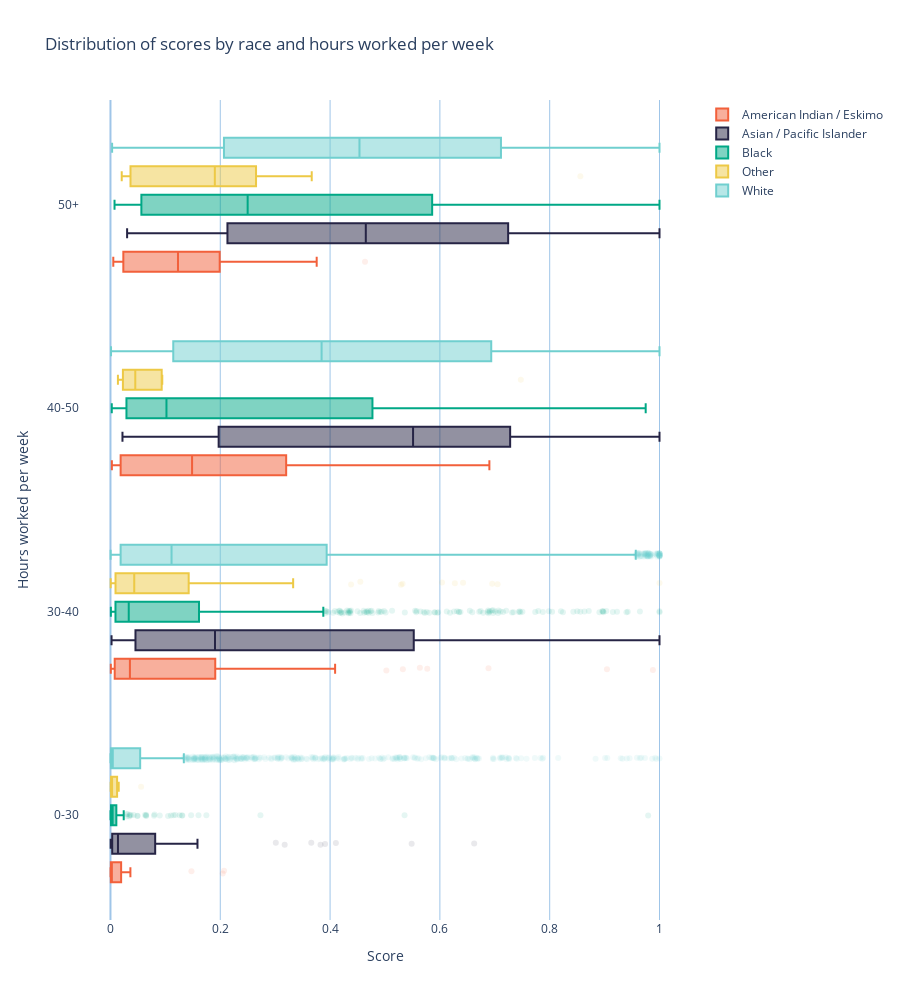

Notebook code for this chart:
### Code cell
fig_cdp_by_race = group_box_plots(
    test_prob,
    test.race.map(race_names),
    groups=test_hpw_enum,
    group_names=["0-30", "30-40", "40-50", "50+"],
    title="Distribution of scores by race and hours worked per week",
    xlabel="Score",
    ylabel="Hours worked per week",
)
fig_cdp_by_race

### Figure 1 — Plotly figure (JSON) as saved in the notebook; plotly's stock layout.template omitted (floating-point values rounded to 4 significant figures; data arrays with more than 128 entries replaced by an {"elided": "..."} marker saying what was removed)
{"data": [{"hoverinfo": "name+x", "jitter": 0.2, "line": {"color": "#f2603b"}, "marker": {"color": "rgba(242,96,59,1)", "opacity": 0.1}, "name": "American Indian / Eskimo", "orientation": "h", "type": "box", "x": {"elided": "149 float values"}, "y": {"elided": "149 int values"}}, {"hoverinfo": "name+x", "jitter": 0.2, "line": {"color": "#262445"}, "marker": {"color": "rgba(38,36,69,1)", "opacity": 0.1}, "name": "Asian / Pacific Islander", "orientation": "h", "type": "box", "x": {"elided": "408 float values"}, "y": {"elided": "408 int values"}}, {"hoverinfo": "name+x", "jitter": 0.2, "line": {"color": "#00a886"}, "marker": {"color": "rgba(0,168,134,1)", "opacity": 0.1}, "name": "Black", "orientation": "h", "type": "box", "x": {"elided": "1411 float values"}, "y": {"elided": "1411 int values"}}, {"hoverinfo": "name+x", "jitter": 0.2, "line": {"color": "#edc946"}, "marker": {"color": "rgba(237,201,70,1)", "opacity": 0.1}, "name": "Other", "orientation": "h", "type": "box", "x": [0.2795, 0.0004087, 0.01626, 0.0861, 0.003996, 0.2651, 0.04519, 0.003296, 0.01474, 0.01539, 0.1435, 0.001633, 0.166, 0.00137, 0.01155, 0.002257, 0.06493, 0.1892, 0.1327, 0.009235, 0.01357, 0.01445, 0.0009086, 0.6953, 0.532, 0.004369, 0.1938, 0.02034, 0.1348, 0.1243, 0.01254, 0.009294, 0.003433, 0.006959, 0.02052, 0.0501, 0.04277, 0.06264, 0.04668, 0.08898, 0.0006949, 0.004904, 1.0, 0.2454, 0.01276, 0.05579, 0.4383, 0.6422, 0.09298, 0.01394, 0.2273, 0.02023, 0.046, 0.009472, 0.09398, 0.02772, 0.08745, 0.2503, 0.01481, 0.001636, 0.0179, 0.003173, 0.604, 0.01374, 0.007516, 0.7051, 0.07198, 0.00119, 0.0009273, 0.009108, 0.01502, 0.1414, 0.0003947, 0.0005065, 0.04416, 0.001682, 0.002465, 0.008385, 0.003614, 0.07351, 0.01837, 0.5293, 0.2486, 0.01804, 0.002605, 0.09355, 0.3328, 0.01157, 0.005477, 0.002591, 0.2057, 0.03618, 0.2266, 0.8559, 0.004905, 0.055, 0.02834, 0.0599, 0.3224, 0.05044, 0.3666, 0.03646, 0.004246, 0.09434, 0.0107, 0.2475, 0.01802, 0.01157, 0.6273, 0.002368, 0.0242, 0.05422, 0.01636, 0.04386, 0.7474, 0.06702, 0.4551, 0.004723, 0.02919, 0.08867, 0.1211, 0.002006], "y": [1, 0, 1, 2, 1, 3, 2, 1, 1, 1, 1, 1, 1, 1, 1, 0, 3, 1, 1, 1, 2, 1, 1, 1, 1, 1, 1, 1, 3, 1, 0, 1, 1, 1, 3, 1, 1, 1, 1, 1, 0, 1, 1, 3, 1, 0, 1, 1, 2, 1, 1, 1, 1, 1, 1, 2, 1, 1, 0, 1, 1, 1, 1, 1, 1, 1, 1, 1, 0, 1, 0, 1, 1, 0, 1, 0, 0, 1, 1, 1, 1, 1, 3, 1, 1, 1, 1, 1, 1, 1, 1, 1, 1, 3, 1, 1, 3, 1, 1, 1, 3, 3, 0, 2, 0, 1, 2, 1, 1, 0, 2, 1, 1, 1, 2, 1, 1, 1, 1, 1, 1, 0]}, {"hoverinfo": "name+x", "jitter": 0.2, "line": {"color": "#70cfcf"}, "marker": {"color": "rgba(112,207,207,1)", "opacity": 0.1}, "name": "White", "orientation": "h", "type": "box", "x": {"elided": "12970 float values"}, "y": {"elided": "12970 int values"}}], "layout": {"autosize": true, "boxmode": "group", "height": 1000, "hovermode": "closest", "paper_bgcolor": "rgba(0,0,0,0)", "plot_bgcolor": "rgba(0,0,0,0)", "title": {"text": "Distribution of scores by race and hours worked per week"}, "xaxis": {"fixedrange": true, "gridcolor": "rgb(159, 197, 232)", "hoverformat": ".3f", "title": {"text": "Score"}, "zerolinecolor": "rgb(159, 197, 232)"}, "yaxis": {"fixedrange": true, "gridcolor": "rgba(0,0,0,0)", "ticktext": ["0-30", "30-40", "40-50", "50+"], "tickvals": [0, 1, 2, 3], "title": {"text": "Hours worked per week"}, "zerolinecolor": "rgba(0,0,0,0)"}}}
